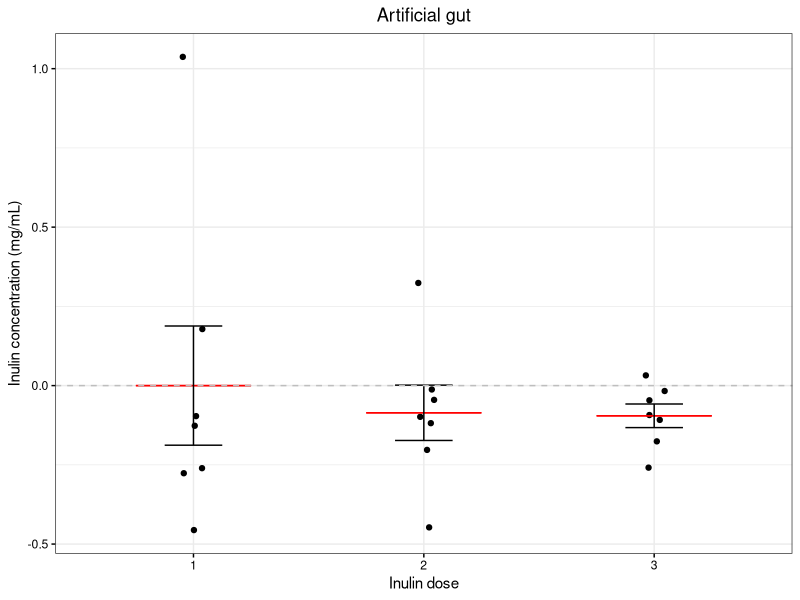
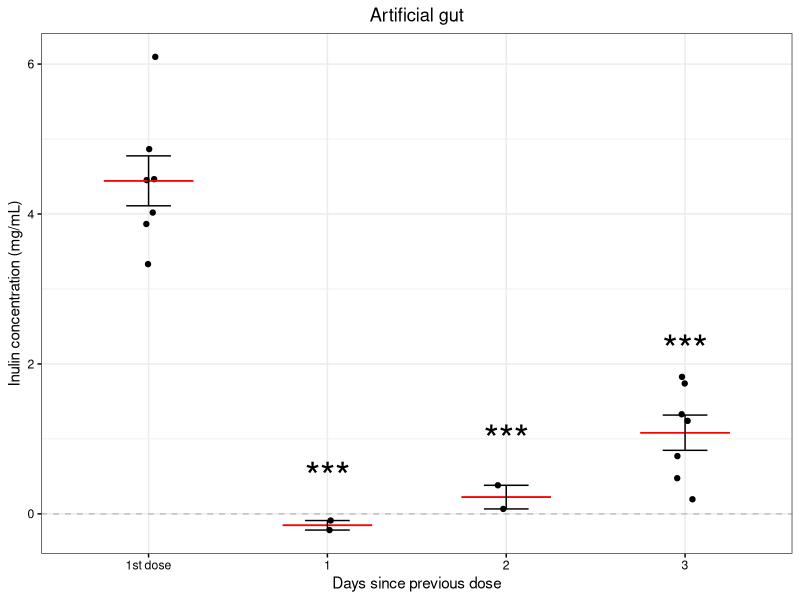
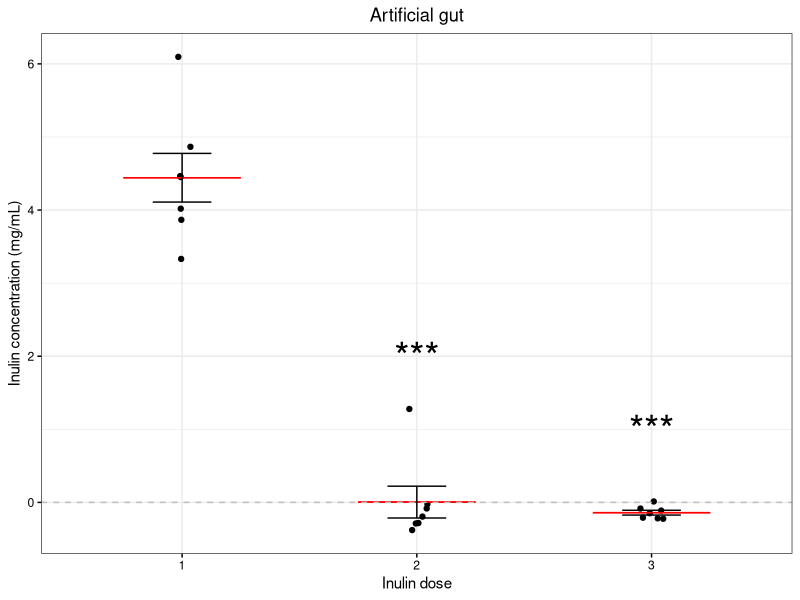
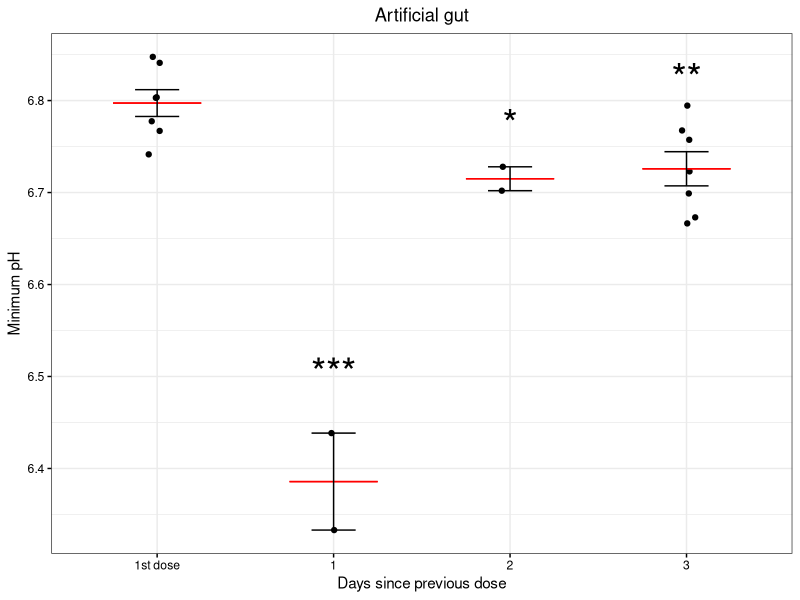
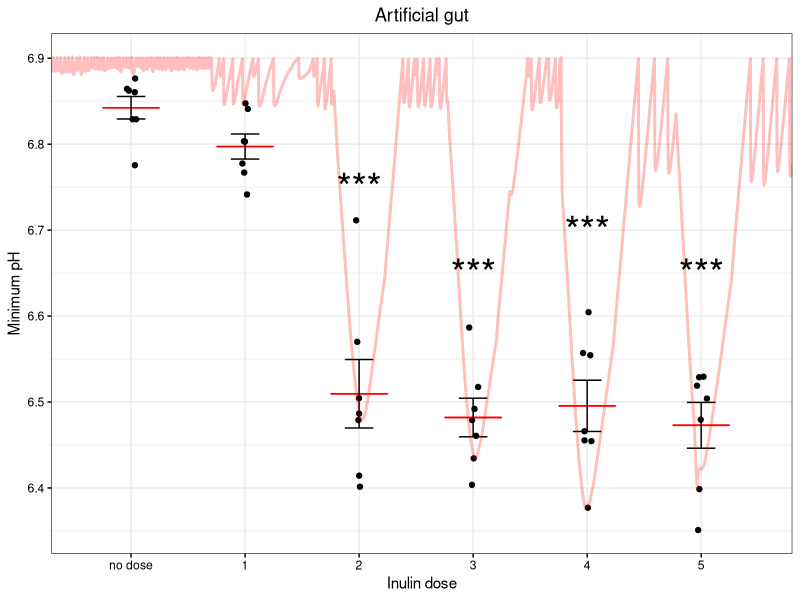
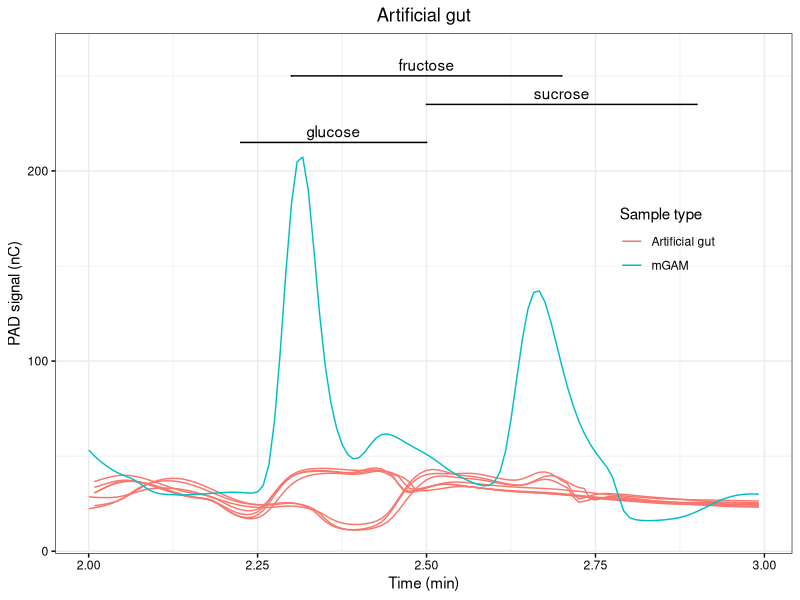
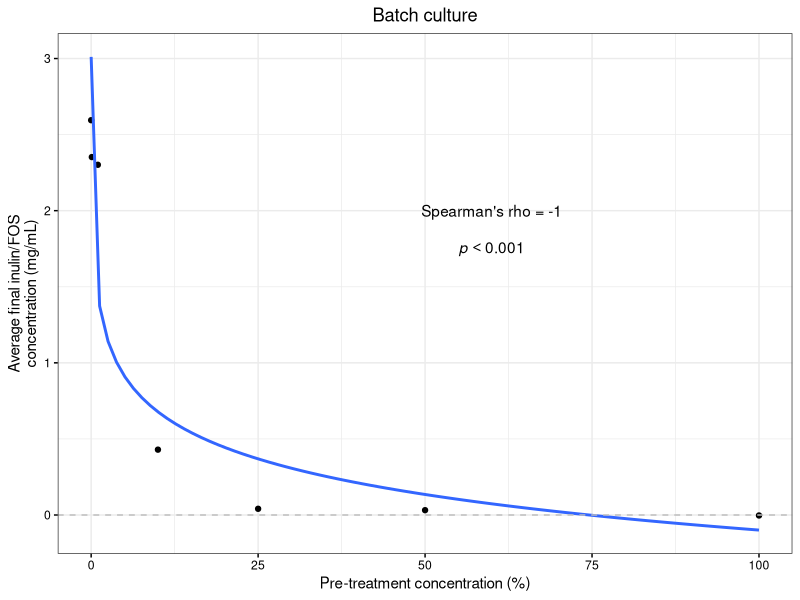
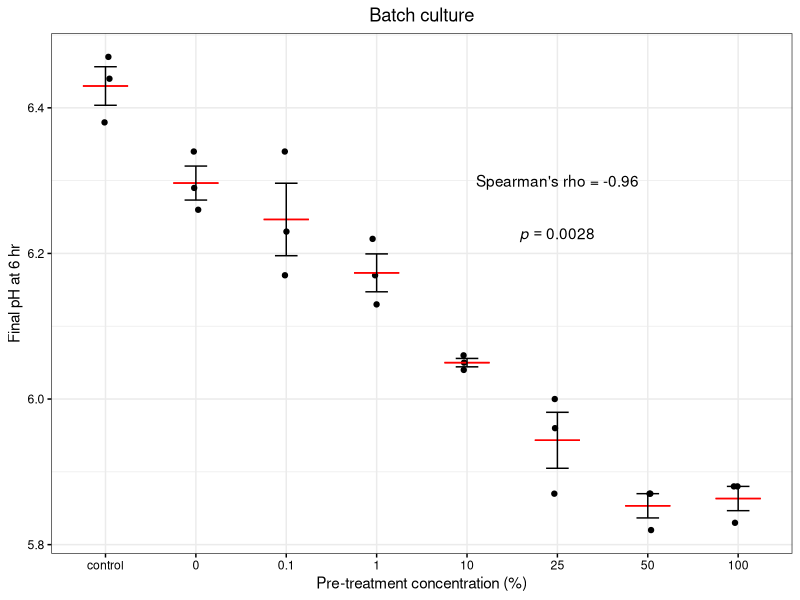

Source code (R) for these figures, in order:
## ---- chunk 1
# Plotting
library(tidyverse)
library(patchwork)
library(ggsignif)

# Stats
library(lme4)
library(lmerTest)

theme_set(theme_bw() +
            theme(axis.text = element_text(color = "black"),
                  axis.ticks = element_line(color = "black"),
                  plot.title = element_text(hjust = 0.5)))

## ---- chunk 2
# Bioreactor HPAEC
## To plot: (1) inulin by day, (2) inulin by dose spacing, (3) inulin at the Hr -2 time points
bioreactor_hp <- read.csv("data/HPAEC/bioreactor_HPAEC_peaks.csv")

# Bioreactor pH
## To plot: (1) minimum pH by day with trace, (2) minimum pH by dose spacing
bioreactor_pH <- read.csv("data/pH/bioreactor_pH.csv")
bioreactor_pH_dsld <- read.csv("data/pH/bioreactor_pH_dsld.csv")
V1_trace <- read.csv("data/pH/V1_trace.csv") |>
  filter(time > 11.5*24*60*60 & time < 18*24*60*60)

# Human cohort HPAEC
## To plot: (1) metabolic potential by time point, (2) same but with individual participants highlighted
human_hpaec <- read.csv("data/HPAEC/human_cohort_HPAEC_all.csv") |>
  filter(cond == "pump")

# Batch culture dose dependence HPAEC
## To plot: (1) Remaining inulin
dose_hp <- read.csv("data/HPAEC/dose_response_hpaec.csv")

# Batch culture dose dependence pH
## To plot: (1) Final pH
dose_pH <- read.csv("data/pH/dose_response_pH.csv")

# HPAEC chromatograms
chromat <- read.csv("data/HPAEC/chromatograms_short.csv")

## ---- chunk 3
# Bioreactor HPAEC
## Sigma dahlia inulin is long chain, so only examine DP 11+
bioreactor_hp <- bioreactor_hp |>
  filter(DPn >= 11 & run != "standard" & day >= 14) |>
  group_by(day, hour, vessel, time, dsld) |>
  dplyr::summarize(conc=sum(conc)) |>
  mutate(day=factor(day-13))

bioreactor_hp_PM <- bioreactor_hp |>
  filter(day %in% 1:3 & hour == 16)

bioreactor_hp_AM <- bioreactor_hp |>
  filter(day %in% 1:3 & hour == 8)

bioreactor_hp_dsld <- bioreactor_hp |>
  filter(!is.na(dsld))
bioreactor_hp_dsld[bioreactor_hp_dsld == "first dose"] <- "1st dose"
bioreactor_hp_dsld$dsld <- factor(bioreactor_hp_dsld$dsld, levels=c("1st dose", "1", "2", "3"))

## Summarize
bioreactor_hp_PM_summary <- bioreactor_hp_PM |> 
  group_by(day) |>
  dplyr::summarize(mean=mean(conc), se=sd(conc)/sqrt(length(conc)))

bioreactor_hp_AM_summary <- bioreactor_hp_AM |> 
  group_by(day) |>
  dplyr::summarize(mean=mean(conc), se=sd(conc)/sqrt(length(conc)))

bioreactor_hp_dsld_summary <- bioreactor_hp_dsld |> 
  group_by(dsld) |>
  dplyr::summarize(mean=mean(conc), se=sd(conc)/sqrt(length(conc)))

## Statistics - mixed-effects linear models
lmer(conc ~ day + (1|vessel), data = bioreactor_hp_PM) |> summary()
# Fixed effects:
#             Estimate Std. Error      df t value Pr(>|t|)    
# (Intercept)   4.4421     0.2304 17.9358   19.28 1.94e-13 ***
# day2         -4.4377     0.3189 12.0000  -13.92 9.13e-09 ***
# day3         -4.5822     0.3189 12.0000  -14.37 6.34e-09 ***

lmer(conc ~ day + (1|vessel), data = bioreactor_hp_AM) |> summary()
#             Estimate Std. Error      df t value Pr(>|t|)    
# (Intercept)   4.4421     0.2681 14.0000  16.572 1.35e-10 ***
# dsld1        -4.5947     0.5686 14.0000  -8.080 1.22e-06 ***
# dsld2        -4.2187     0.5686 14.0000  -7.419 3.26e-06 ***
# dsld3        -3.3598     0.3791 14.0000  -8.863 4.08e-07 ***

lmer(conc ~ dsld + (1|vessel), data = bioreactor_hp_dsld) |> summary()
# Fixed effects:
#             Estimate Std. Error      df t value Pr(>|t|)    
# (Intercept)   4.4421     0.2681 14.0000  16.572 1.35e-10 ***
# dsld1        -4.5947     0.5686 14.0000  -8.080 1.22e-06 ***
# dsld2        -4.2187     0.5686 14.0000  -7.419 3.26e-06 ***
# dsld3        -3.3598     0.3791 14.0000  -8.863 4.08e-07 ***

bioreactor_hp_dsld |>
  mutate(dsld = factor(dsld, levels=c("1", "2", "3", "1st dose"))) |>
           lmer(conc ~ dsld + (1|vessel), data=_) |> summary()
# Fixed effects:
#              Estimate Std. Error      df t value Pr(>|t|)    
# (Intercept)   -0.1527     0.5015 14.0000  -0.304   0.7653    
# dsld2          0.3760     0.7092 14.0000   0.530   0.6043    
# dsld3          1.2349     0.5686 14.0000   2.172   0.0475 *  
# dsld1st dose   4.5947     0.5686 14.0000   8.080 1.22e-06 ***
## ---- chunk 4
# Bioreactor pH
bioreactor_pH$dose[bioreactor_pH$dose == 0] <- "no dose"
bioreactor_pH$dose <- factor(bioreactor_pH$dose, levels=c("no dose", "1", "2", "3", "4", "5"))

bioreactor_pH_summary <- bioreactor_pH |>
  group_by(dose) |>
  dplyr::summarize(mean=mean(min), se=sd(min)/sqrt(length(min)))

bioreactor_pH_dsld$time <- factor(bioreactor_pH_dsld$time, levels = c("1st dose", "1", "2", "3"))

bioreactor_pH_dsld_summary <- bioreactor_pH_dsld |>
  group_by(time) |>
  dplyr::summarize(mean=mean(min), se=sd(min)/sqrt(length(min)))

lmer(min ~ dose + (1|vessel), data = bioreactor_pH) |> summary()
# Fixed effects:
#             Estimate Std. Error       df t value Pr(>|t|)    
# (Intercept)  6.84245    0.02606 24.60772 262.574  < 2e-16 ***
# dose1       -0.04517    0.03074 30.00000  -1.469    0.152    
# dose2       -0.33286    0.03074 30.00000 -10.829 6.94e-12 ***
# dose3       -0.36046    0.03074 30.00000 -11.726 9.91e-13 ***
# dose4       -0.34690    0.03074 30.00000 -11.285 2.55e-12 ***
# dose5       -0.36953    0.03074 30.00000 -12.022 5.34e-13 ***

lmer(min ~ time + (1|vessel), data = bioreactor_pH_dsld) |> summary()
# Fixed effects:
#             Estimate Std. Error       df t value Pr(>|t|)    
# (Intercept)  6.79729    0.01751 11.67852 388.290  < 2e-16 ***
# time1       -0.40534    0.03280  9.68673 -12.356 3.01e-07 ***
# time2       -0.09790    0.03280  9.68673  -2.984   0.0142 *  
# time3       -0.07639    0.02094  8.15239  -3.649   0.0063 ** 

## ---- chunk 5
# Human cohort HPAEC
## Synergy1 has both inulin and FOS so we use DP 3+
human_hpaec <- human_hpaec |>
  mutate(group = ifelse(arm == "blue", "Prebiotic", "Placebo")) |>
  dplyr::select(participant, group, time, DPn, conc) |>
  dplyr::filter(DPn >= 3) |>
  dplyr::group_by(participant, group, time) |>
  dplyr::summarize(total=sum(conc)) |>
  mutate(time = factor(time, levels=c("T1", "F1", "T2", "F2", "T3", "F3"))) |>
  mutate(time2 = NA)

human_hpaec$time2[human_hpaec$time == "T1"] <- -6
human_hpaec$time2[human_hpaec$time == "F1"] <- -3
human_hpaec$time2[human_hpaec$time == "T2"] <- 1
human_hpaec$time2[human_hpaec$time == "F2"] <- 4
human_hpaec$time2[human_hpaec$time == "T3"] <- 8
human_hpaec$time2[human_hpaec$time == "F3"] <- 11

human_hpaec_summary <- human_hpaec |>
  group_by(group, time2) |>
  dplyr::summarize(mean=mean(total), se=sd(total)/sqrt(length(total)))

glmer(total ~ group*time + (1 | participant), data=human_hpaec, family = Gamma(link = "log")) |>
  summary()
# Fixed effects:
#                       Estimate Std. Error t value Pr(>|z|)  
# (Intercept)           -0.26704    0.23144  -1.154   0.2486  
# groupPrebiotic        -0.44877    0.32830  -1.367   0.1716  
# timeF1                -0.07313    0.20809  -0.351   0.7253  
# timeT2                -0.24219    0.20364  -1.189   0.2343  
# timeF2                -0.14590    0.20766  -0.703   0.4823  
# timeT3                -0.34793    0.20131  -1.728   0.0839 .
# timeF3                -0.21770    0.20498  -1.062   0.2882  
# groupPrebiotic:timeF1 -0.10290    0.28902  -0.356   0.7218  
# groupPrebiotic:timeT2 -0.63407    0.28890  -2.195   0.0282 *
# groupPrebiotic:timeF2 -0.67882    0.28975  -2.343   0.0191 *
# groupPrebiotic:timeT3  0.15266    0.28802   0.530   0.5961  
# groupPrebiotic:timeF3  0.07297    0.29107   0.251   0.8020  
## ---- chunk 6
## Sigma dahlia inulin = DP 11+
dose_hp <- dose_hp |>
  filter(DPn >= 11) |>
  group_by(treatment1, treatment2, rep) |>
  dplyr::summarize(total=sum(conc)) |>
  group_by(treatment1, treatment2) |>
  dplyr::summarize(mean=mean(total)) |>
  filter(treatment2 == 100)

cor.test(dose_hp$treatment1, dose_hp$mean, method = "spearman")
# p = 0.0003968, rho = -1

# Batch culture dose dependence pH
dose_pH[dose_pH$Treatment == "HH", "Treatment"] <- "control"
dose_pH$Treatment <- factor(dose_pH$Treatment, levels=c("control", "0", "0.1", "1", "10", "25", "50", "100"))

dose_pH_summary <- dose_pH |>
  group_by(Treatment) |>
  dplyr::summarize(mean=mean(pH), se=sd(pH)/sqrt(length(pH)))

cor.test(as.numeric(dose_pH_summary[dose_pH_summary$Treatment != "control",]$Treatment),
         dose_pH_summary[dose_pH_summary$Treatment != "control",]$mean, method = "spearman")
# p = 0.002778, rho = -0.9642857

## ---- chunk 7
# Bioreactor HPAEC
## (1) inulin by day
bioreactor_hp_PM_plot <- ggplot(bioreactor_hp_PM, aes(x=day, y=conc)) +
  geom_point(position=position_jitter(width = 0.05, height=0)) +
  geom_errorbar(data = bioreactor_hp_PM_summary, aes(x=day, ymin = mean, ymax=mean),
                color="red", width=0.5, inherit.aes = F) +
  geom_errorbar(data = bioreactor_hp_PM_summary, aes(x=day, ymin = mean-se, ymax=mean+se),
                color="black", width=0.25, inherit.aes = F) +
  annotate(geom = "text", x = c(2, 3), y = c(2, 1), label = "***", size = 10) +
  geom_hline(yintercept = 0, linetype="dashed", color="gray") +
  labs(x = "Inulin dose", y = "Inulin concentration (mg/mL)") +
  ggtitle("Artificial gut")

## (2) inulin by dose spacing
bioreactor_hp_dsld_plot <- ggplot(bioreactor_hp_dsld, aes(x=dsld, y=conc)) +
  geom_point(position=position_jitter(width = 0.05, height=0)) +
  geom_errorbar(data = bioreactor_hp_dsld_summary, aes(x=dsld, ymin = mean, ymax=mean),
                color="red", width=0.5, inherit.aes = F) +
  geom_errorbar(data = bioreactor_hp_dsld_summary, aes(x=dsld, ymin = mean-se, ymax=mean+se),
                color="black", width=0.25, inherit.aes = F) +
  annotate(geom = "text", x = c(2, 3, 4), y = c(0.5, 1, 2.2), label = "***", size = 10) +
  geom_hline(yintercept = 0, linetype="dashed", color="gray") +
  labs(x = "Days since previous dose", y = "Inulin concentration (mg/mL)") +
  ggtitle("Artificial gut")


## (3) inulin at the Hr -2 time points
bioreactor_hp_AM_plot <- ggplot(bioreactor_hp_AM, aes(x=day, y=conc)) +
  geom_point(position=position_jitter(width = 0.05, height=0)) +
  geom_errorbar(data = bioreactor_hp_AM_summary, aes(x=day, ymin = mean, ymax=mean),
                color="red", width=0.5, inherit.aes = F) +
  geom_errorbar(data = bioreactor_hp_AM_summary, aes(x=day, ymin = mean-se, ymax=mean+se),
                color="black", width=0.25, inherit.aes = F) +
  geom_hline(yintercept = 0, linetype="dashed", color="gray") +
  labs(x = "Inulin dose", y = "Inulin concentration (mg/mL)") +
  ggtitle("Artificial gut")
## ---- chunk 8
## (1) minimum pH by day with trace
bioreactor_pH_plot <- ggplot(bioreactor_pH,
                             aes(x=factor(dose,levels=c("no dose", "1", "2", "3", "4", "5")), y=min)) +
  geom_point(position=position_jitter(width = 0.05, height=0)) +
  geom_errorbar(data = bioreactor_pH_summary, aes(x=dose, ymin = mean, ymax=mean),
                color="red", width=0.5, inherit.aes = F) +
  geom_errorbar(data = bioreactor_pH_summary, aes(x=dose, ymin = mean-se, ymax=mean+se),
                color="black", width=0.25, inherit.aes = F) +
  geom_line(data = V1_trace, aes(x=time/(60*60*24)-11.2, y=pH), color="red", alpha=0.25, size=1, inherit.aes = F) +
  annotate(geom = "text", x = c(3:6), y = c(6.75, 6.65, 6.7, 6.65), label = "***", size = 10) +
  labs(x = "Inulin dose", y = "Minimum pH") +
  ggtitle("Artificial gut")

## (2) minimum pH by dose spacing
bioreactor_pH_dsld_plot <- ggplot(bioreactor_pH_dsld, aes(x=time, y=min)) +
  geom_point(position=position_jitter(width = 0.05, height=0)) +
  geom_errorbar(data = bioreactor_pH_dsld_summary, aes(x=time, ymin = mean, ymax=mean),
                color="red", width=0.5, inherit.aes = F) +
  geom_errorbar(data = bioreactor_pH_dsld_summary, aes(x=time, ymin = mean-se, ymax=mean+se),
                color="black", width=0.25, inherit.aes = F) +
  annotate(geom = "text", x = c(2:4), y = c(6.505, 6.775, 6.825), label = c("***", "*", "**"), size = 10) +
  labs(x = "Days since previous dose", y = "Minimum pH") +
  ggtitle("Artificial gut")
## ---- chunk 9
## (1) metabolic potential by time point
human_hpaec_annotation <- data.frame(label = c("*", "*"), time2 = c(3, 4),
                                     group = c("Prebiotic", "Prebiotic"), height = c(1.3, 1.5))
human_hpaec_annotation2 <- data.frame(label = c("Baseline", "Treatment", "Followup",
                                                "Baseline", "Treatment", "Followup"),
                                      time2 = c(1.5, 3.5, 5.5, 1.5, 3.5, 5.5),
                                     group = c("Prebiotic", "Prebiotic", "Prebiotic",
                                               "Placebo", "Placebo", "Placebo"), height = -0.1)

human_hpaec_plot <- ggplot(human_hpaec, aes(x=factor(time2), y=total)) +
  geom_point(position=position_jitter(width = 0.05, height=0)) +
  geom_errorbar(data = human_hpaec_summary, aes(x=factor(time2), ymin = mean, ymax=mean),
                color="red", width=0.5, inherit.aes = F) +
  geom_errorbar(data = human_hpaec_summary, aes(x=factor(time2), ymin = mean-se, ymax=mean+se),
                color="black", width=0.25, inherit.aes = F) +
  geom_text(data = human_hpaec_annotation, aes(x = time2, y = height, label = label), size = 10) +
  geom_text(data = human_hpaec_annotation2, aes(x = time2, y = height, label = label), size = 3) +
  geom_hline(yintercept = 0, linetype="dashed", color="gray") +
  facet_wrap(~group) +
  labs(x = "Time of stool sample (days)", y = "Inulin/FOS concentration (mg/mL)") +
  ggtitle("Human cohort")

## (2) same but with individual participants highlighted
### Identify minimum time point for each participant
human_hpaec_mins <- human_hpaec|>
  group_by(participant) |>
  mutate(min=min(total)) |>
  filter(total == min) |>
  dplyr::select(-min)

### Which participants increased metabolic potential on average from week 1 to week 2?
which_increased <- human_hpaec |>
  filter(time2 <= 4) |>
  dplyr::select(-time2) |>
  spread(key=time, value=total) |>
  mutate(change = mean(c(T2, F2), na.rm=T) - mean(c(T1, F1), na.rm=T)) |>
  filter(change >= 0) |>
  pull(participant)

human_hpaec <- human_hpaec |>
  mutate(change = ifelse(participant %in% which_increased, "increase", "decrease"))

human_hpaec_indiv_plot <- ggplot(human_hpaec, aes(x=factor(time2), y=total)) +
  geom_line(aes(group=participant, color=change)) +
  geom_point(data = human_hpaec_mins, aes(x=factor(time2), y=total), color="red") +
  geom_text(data = human_hpaec_annotation, aes(x = time2, y = height, label = label), size = 10) +
  geom_text(data = human_hpaec_annotation2, aes(x = time2, y = 0.011, label = label), size = 3) +
  facet_wrap(~group) +
  scale_y_log10() +
  scale_color_manual(values=c("black", "red")) +
  theme(legend.position = "none") +
  labs(x = "Time of stool sample (days)", y = "Inulin/FOS concentration (mg/mL)") +
  ggtitle("Human cohort")
#ggsave("plots/fig_s1a.png", human_hpaec_indiv_plot, height = 3, width = 6)

# (3) F1 samples stool
human_hpaec_stool <- read.csv("data/HPAEC/human_cohort_HPAEC_all.csv") |>
  filter(cond == "stool" & time == "F1") |>
  mutate(group = ifelse(arm == "blue", "Prebiotic", "Placebo")) |>
  filter(DPn >= 3) |>
  group_by(participant, group, time) |>
  summarize(total=sum(conc))

human_hpaec_stool_summary <- human_hpaec_stool |>
  group_by(group) |>
  summarize(mean = mean(total), se = sd(total)/sqrt(length(total)))

### Plot
F1_stool_plot <- ggplot(human_hpaec_stool, aes(x = group, y = total)) +
  geom_point(position=position_jitter(width = 0.05, height=0)) +
  geom_errorbar(data = human_hpaec_stool_summary, aes(x=group, ymin = mean, ymax=mean),
                color="red", width=0.5, inherit.aes = F) +
  geom_errorbar(data = human_hpaec_stool_summary, aes(x=group, ymin = mean-se, ymax=mean+se),
                color="black", width=0.25, inherit.aes = F) +
  geom_hline(yintercept = 0, linetype="dashed", color="gray") +
  labs(x = "Group", y = "Inulin/FOS concentration (mg/mL)") +
  ggtitle("Human cohort")
#ggsave("plots/figS2E.png", F1_stool_plot, height = 3, width = 4)


## ---- chunk 10
## (1) Remaining inulin
dose_hp_plot <- ggplot(dose_hp, aes(x=treatment1, y=mean)) +
  geom_point() +
  geom_smooth(method='lm', formula= y ~ log2(x+0.01), se=F) +
  geom_hline(yintercept = 0, linetype="dashed", color = "gray") +
  labs(x = "Pre-treatment concentration (%)", y = "Average final inulin/FOS\nconcentration (mg/mL)") +
  annotate(geom = "text", x = 60, y = 2, label = "Spearman's rho = -1") +
  annotate(geom = "text", x = 60, y = 1.75, label = "italic(p) < 0.001", parse = T) +
  ggtitle("Batch culture")

# Batch culture dose dependence pH
## (1) Final pH
dose_pH_plot <- ggplot(dose_pH, aes(x=Treatment, y=pH)) +
  geom_point(position=position_jitter(width = 0.05, height=0)) +
  geom_errorbar(data = dose_pH_summary, aes(x=Treatment, ymin = mean, ymax=mean),
                color="red", width=0.5, inherit.aes = F) +
  geom_errorbar(data = dose_pH_summary, aes(x=Treatment, ymin = mean-se, ymax=mean+se),
                color="black", width=0.25, inherit.aes = F) +
  labs(x = "Pre-treatment concentration (%)", y = "Final pH at 6 hr") +
  annotate(geom = "text", x = 6, y = 6.3, label = "Spearman's rho = -0.96") +
  annotate(geom = "text", x = 6, y = 6.225, label = "italic(p) == 0.0028", parse = T) +
  ggtitle("Batch culture")

## ---- chunk 11
# Chromatograms
chromat_labels <- data.frame(annotations = c("glucose", "fructose", "sucrose"), xmin = c(2.225, 2.3, 2.5),
                             xmax = c(2.5, 2.7, 2.9), y_position = c(215, 250, 235))
  
chromat_plot <- ggplot(chromat) +
  geom_line(aes(group = paste0(type, rep), x = time, y = nC, color = type)) +
  geom_signif(data = chromat_labels, aes(annotations = annotations, xmin = xmin, xmax = xmax, y_position = y_position),
              tip_length = 0, inherit.aes = F, manual = T) +
  geom_hline(yintercept = 260, alpha = 0) +
  labs(x = "Time (min)", y = "PAD signal (nC)", color = "Sample type") +
  ggtitle("Artificial gut") +
  theme(legend.position = c(0.83, 0.6),
        legend.background=element_blank())
#ggsave("plots/short_spectra.png", chromat_plot, height = 3, width = 4)


## ---- chunk 12
# Figure 1
fig1_top <- human_hpaec_plot + bioreactor_pH_plot + plot_layout(widths = c(3, 2))
fig1_bottom <- bioreactor_hp_PM_plot + bioreactor_hp_dsld_plot + dose_hp_plot

fig1 <- fig1_top / fig1_bottom + plot_annotation(tag_levels = "A")

#ggsave("plots/fig1.png", fig1, height = 7, width = 9)

# Figure S2
figS2 <- human_hpaec_indiv_plot / (bioreactor_hp_AM_plot + bioreactor_pH_dsld_plot) / (dose_pH_plot + F1_stool_plot) +
  plot_annotation(tag_levels = "A")

#ggsave("plots/figS2.png", figS2, height = 10, width = 9)
